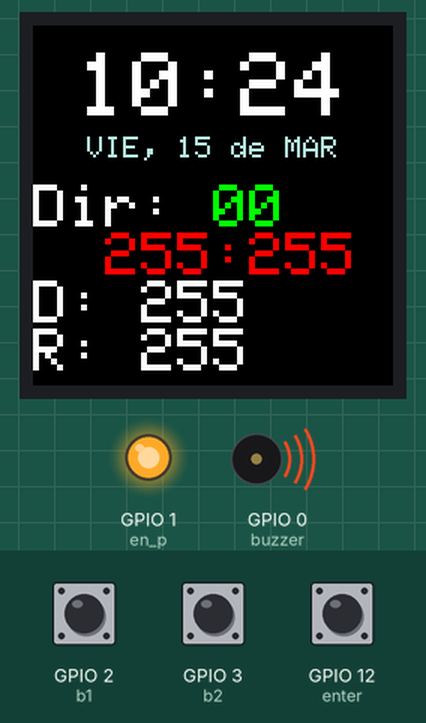
The sketch below on a simulated ESP32. Parts: 240×240 colour display, output pins drawn as LEDs (lit = HIGH), buzzer (waves = sounding, pin HIGH). Inputs (shaded band) come from the test bench; at power-on: GPIO 12 (enter) HIGH, GPIO 2 (b1) HIGH, GPIO 3 (b2) HIGH. The local clock reads 2024-03-15 10:24:30 at power-on unless the sketch sets it; EEPROM starts erased. At 4.6 s the program restarts the board; the recording ends there.

Above: at 1.4 s.
1.5 s: GPIO 12 (enter) pulled LOW for 0.15 s
At 2.8 s:
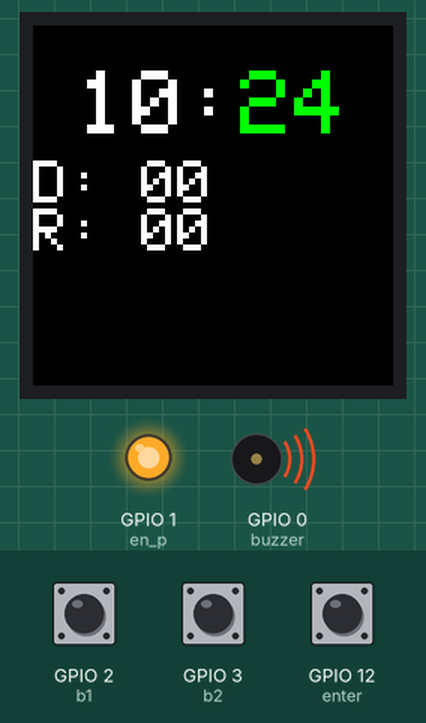
3.3 s: GPIO 12 (enter) pulled LOW for 1 s
At 4.4 s:
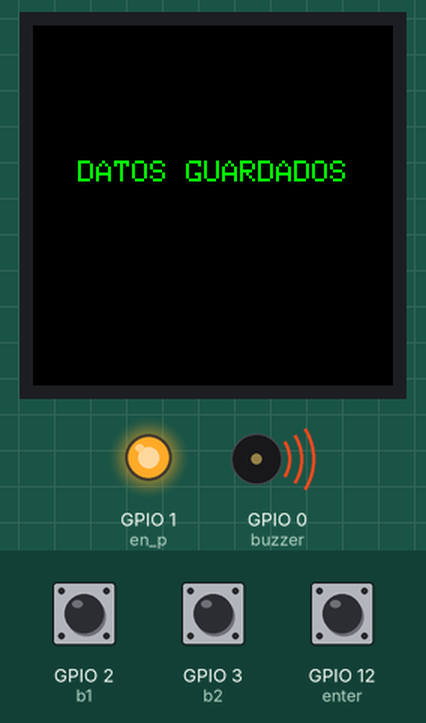
Timing chart, 0 to 4.6 s (numbered marks = the images above; inputs shaded):
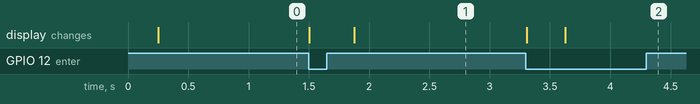

Measured:
- after the input at 1.5 s, the display: first changes at once (image 1 shows a later state)
- after the input at 3.3 s, the display: first changes at once (image 2 shows a later state)

The sketch:

demo_timbre_nano.ino
```cpp
#include "libre.h"
Adafruit_ST7789 tft = Adafruit_ST7789( TFT_CS, TFT_DC, TFT_RST);
//WiFiUDP ntpUDP;
//NTPClient timeClient(ntpUDP, "europe.pool.ntp.org", -14400, 60000);
#define lim 30
const char* ssid = "Familia Juchani";
const char* password = "8884992sc";
int hora_ = 1, minuto_ = 2, duracion_ = 3;
String ss[13] = {};
int c = 0, cc = 0, b,enc,prev_enc;
int add_hora[lim] = {0, 1, 2, 3, 4, 5, 6, 7, 8, 9, 10, 11, 12, 13, 14, 15, 16, 17, 18, 19,20, 21, 22, 23, 24, 25, 26, 27, 28, 29};
int add_minuto[lim] = { 30, 31, 32, 33, 34, 35, 36, 37, 38, 39,40, 41, 42, 43, 44, 45, 46, 47, 48, 49, 50, 51, 52, 53, 54, 55, 56, 57, 58, 59};
int add_duracion[lim] = {60, 61, 62, 63, 64, 65, 66, 67, 68, 69, 70, 71, 72, 73, 74, 75, 76, 77, 78, 79,80,81,82,83,84,85,86,87,88,89};
int add_estado[lim] = {90, 91, 92, 93, 94, 95, 96, 97, 98, 99, 100, 101, 102, 103, 104, 105, 106, 107, 108, 109,110, 111, 112, 113, 114, 115, 116, 117, 118, 119};
int hora[lim], minuto[lim], duracion[lim], estado[lim];
void barrido();
void set_hora();
int reg_hora,reg_minuto,reg_duracion,reg_rep,reg_addr;
String dia;
int dia_,mes,ann;
void setup()   {
//  EEPROM.begin();
    EEPROM.begin(EEPROM_SIZE);//esp32
  // EEPROM.commit();
  //WiFi.begin(ssid, password);
  //timeClient.begin();
  for (int i = 0; i < lim; i++) {
    hora[i] = EEPROM.read(add_hora[i]);
    minuto[i] = EEPROM.read(add_minuto[i]);
    duracion[i] = EEPROM.read(add_duracion[i]);
    estado[i] = EEPROM.read(add_estado[i]);
  }
  //demo_ota();

  tft.init(240, 240, SPI_MODE2);    // SPI_MODE3 es esp32
  barrido(1);
  pinMode(b1, INPUT_PULLUP);
  pinMode(b2, INPUT_PULLUP);
  pinMode(enter, INPUT_PULLUP);
  pinMode(buzzer, OUTPUT);
  pinMode(en_p,OUTPUT);
  digitalWrite(buzzer, 1);
  digitalWrite(en_p, 1);
  tft.setRotation(0);
  if (! rtc.begin()) {
  tft.setCursor(30, 18);             // move cursor to position (28, 27) pixel
  tft.print("ERROR");
    while (1) delay(10);
  }

  if (rtc.lostPower()) {
      rtc.adjust(DateTime(F(__DATE__), F(__TIME__)));
  }
  // rtc.adjust(DateTime(F(__DATE__), F(__TIME__)));
  barrido();
}
void loop() {
 // ArduinoOTA.handle();
 // ntp_con();
 rtc_act();
  bot(lim-1,0);
  if (!digitalRead(enter)) {
  set_hora(c);
  }
  //capa_1();
  front();
  b++;
  cc++;
  delay(1);
  barrido(1);
  dormir();
}

/*
void ntp_con() {
  timeClient.update();
  hora_ = timeClient.getHours();
  minuto_ = timeClient.getMinutes();
}*/

void rtc_act(){
  DateTime now = rtc.now();
  hora_ = now.hour();
  minuto_ = now.minute();
  ann=now.year();
   mes=now.month();
   dia_=now.day();
  dia=daysOfTheWeek[now.dayOfTheWeek()];
  alarma();
}
```

OTAA.ino
```cpp
/*void demo_ota(){
    ArduinoOTA
    .onStart([]() {
      String type;
      if (ArduinoOTA.getCommand() == U_FLASH)
        type = "sketch";
      else // U_SPIFFS
        type = "filesystem";

      // NOTE: if updating SPIFFS this would be the place to unmount SPIFFS using SPIFFS.end()
      Serial.println("Start updating " + type);
    })
    .onEnd([]() {
      Serial.println("\nEnd");
    })
    .onProgress([](unsigned int progress, unsigned int total) {
      Serial.printf("Progress: %u%%\r", (progress / (total / 100)));
    })
    .onError([](ota_error_t error) {
      Serial.printf("Error[%u]: ", error);
      if (error == OTA_AUTH_ERROR) Serial.println("Auth Failed");
      else if (error == OTA_BEGIN_ERROR) Serial.println("Begin Failed");
      else if (error == OTA_CONNECT_ERROR) Serial.println("Connect Failed");
      else if (error == OTA_RECEIVE_ERROR) Serial.println("Receive Failed");
      else if (error == OTA_END_ERROR) Serial.println("End Failed");
    });

  ArduinoOTA.begin();

  }*/
```

botton_conig.ino
```cpp
void bot(int limite,int capa) {
  if (!digitalRead(b1)) {
    c++;
    despertar();
    if (c > limite) {
      c = 0;
    }
    //barrido();
    if(capa==0){
   // front();
    }
    if(capa==1){
     capa_1;
    }
    delay(100);
  }
  if (!digitalRead(b2)) {
    despertar();
    c--;
    if (c < 0) {
      c = limite;
    }
    //barrido();
    if(capa==0){
   // front();
    }
    if(capa==1){
     capa_1;
    }
    delay(100);
  }
}

void barrido() {
  //   tft.fillScreen(TFT_BLACK);
  tft.fillScreen(ST77XX_BLACK);
  b = 0;
}
void barrido(int br) {
  if (b > 1000) {
    b = 0;
    tft.fillScreen(ST77XX_BLACK);

  }
}
```

pantalla_.ino
```cpp
void front(){
 // tft.fillRect(0, 79, tft.width(), 2, ST77XX_BLUE);
 // tft.fillRect(0, 173, tft.width(), 2, ST77XX_BLUE);

  tft.setTextWrap(true);                        // turn off text wrap option
  tft.setTextColor(ST77XX_WHITE, ST77XX_BLACK);  // set text color to white and black background
  tft.setTextSize(6);                 // text size = 2
  tft.setCursor(30, 18);             // move cursor to position (28, 27) pixel
  tft.print(str_num(hora_));
  tft.print(":");
  tft.println(str_num(minuto_));
  tft.setTextSize(1);
  tft.println(" ");
  tft.setTextSize(2);
  tft.setTextColor(gris, ST77XX_BLACK);
  tft.println("   "+dia+", "+str_num(dia_)+" de "+mes_[mes]);
  tft.println(" ");
  tft.setTextColor(ST77XX_WHITE, ST77XX_BLACK);
  tft.setTextSize(4);
  //tft.println(" ");
  tft.print("Dir: ");
  tft.setTextColor(ST77XX_GREEN, ST77XX_BLACK);
  tft.println(str_num(c));

  //tft.setTextSize(4);
  if(hora[c]>6 && hora[c] <20){
  tft.setTextColor(gris, ST77XX_BLACK);
  }
  else{
    tft.setTextColor(ST77XX_RED, ST77XX_BLACK);
  }
  tft.print("  ");
  tft.print(str_num(hora[c]));
  tft.print(":");
  tft.println(str_num(minuto[c]));
  tft.setTextColor(ST77XX_WHITE, ST77XX_BLACK);
   tft.print("D: ");
  tft.println(str_num(duracion[c]));
  tft.print("R: ");
  tft.println(str_num( estado[c]));
//  tft.fillScreen(ST77XX_WHITE);
/*  tft.setTextFont(7);
  tft.setTextSize(1);
  tft.setTextColor(TFT_WHITE);
  tft.setCursor(25, 5);
  tft.print(hora_);
  tft.print(":");
  tft.println(minuto_);
  tft.setTextSize(1);
  tft.setTextFont(4);
  tft.print(c);
  tft.print(" ");
  tft.print(hora[c]);
  tft.print(":");
  tft.print(minuto[c]);
  tft.print(" ");
  tft.println(duracion[c]);*/
}
void capa_1(){
  tft.setTextWrap(true);                        // turn off text wrap option
  tft.setTextColor(ST77XX_WHITE, ST77XX_BLACK);  // set text color to white and black background
  tft.setTextSize(6);                 // text size = 2
  tft.setCursor(30, 30);             // move cursor to position (28, 27) pixel
  tft.print(str_num(c));
  tft.print(":");
  tft.println(str_num(0));
}

String str_num(int n){
  String num;
 if(n<10){
  num="0"+String(n);

 }
 else{
  num=String(n);
 }
 return num;
}
void descanzo(bool encendido){
  if(encendido==1){
 digitalWrite(en_p, 1);
  }
  else{
 digitalWrite(en_p, 0);
  }
}

void dormir(){
  if(cc>100){
    descanzo(0);
  }
}

void despertar(){
    descanzo(1);
    cc=0;
}
```

set_alarma.ino
```cpp
void alarma() {
  enc = minuto_;
  int ena=1;
  if (enc != prev_enc) {
    prev_enc = enc;
    if(dia=="DOM" || dia=="SAB"){
      ena=0;
    }
    for (int adr = 0; adr < lim; adr++) {
      if (hora[adr] == hora_ && minuto_ == minuto[adr] && ena==1) {
        rep_duracion(duracion[adr], estado[adr]);
      }
      //    duracion[i] = EEPROM.read(add_duracion[i]);
      //    estado[i] = EEPROM.read(add_estado[i]);
    }
  }
}
void rep_duracion(int d, int r) {
  if (d != 0 && r != 0) {
    for (int rep = 0; rep < r; rep++) {
      barrido();
      tft.setTextSize(2);                 // text size = 2
      tft.setCursor(70, 90);
      tft.setTextColor(ST77XX_GREEN, ST77XX_BLACK);
      tft.println("ENCENDIDO");
      digitalWrite(buzzer, 0);
      delay(d * 1000);
      barrido();
      tft.setTextSize(2);                 // text size = 2
      tft.setCursor(80, 90);
      tft.setTextColor(ST77XX_RED, ST77XX_BLACK);
      tft.println("APAGADO");
      digitalWrite(buzzer, 1);
      delay(1000);
      barrido();
    }
  }


}
```

set_hora.ino
```cpp
void set_hora(int addr) {
  reg_hora = 0, reg_minuto = minuto_, reg_duracion = 0, reg_rep = 0;
  reg_addr = addr;
  barrido();
  b = 0;
  c = hora_;
  while (1 == 1) {
    rtc_act();
    bot(23, 1);
    tft.setTextWrap(true);                        // turn off text wrap option
    tft.setTextColor(ST77XX_WHITE, ST77XX_BLACK);  // set text color to white and black background
    tft.setTextSize(6);                 // text size = 2
    tft.setCursor(30, 30);
    tft.setTextColor(ST77XX_GREEN, ST77XX_BLACK);
    tft.print(str_num(c));
    tft.setTextColor(ST77XX_WHITE, ST77XX_BLACK);
    tft.print(":");
    tft.println(str_num(reg_minuto));
    tft.println(" ");
    tft.setTextSize(4);
    tft.setCursor(0, 90);             // move cursor to position (28, 27) pixel
    tft.print("D: ");
    tft.println(str_num(reg_duracion));
    tft.print("R: ");
    tft.println(str_num(reg_rep));
    delay(1);
    barrido(1);
    if (!digitalRead(enter)) {
      reg_hora = c;
      set_minutos();
    }
    b++;
  }
}


void set_minutos() {
  barrido();
  c = minuto_;
  b = 0;
  while (1 == 1) {
    rtc_act();
    bot(59, 1);
    tft.setTextWrap(true);                        // turn off text wrap option
    tft.setTextColor(ST77XX_WHITE, ST77XX_BLACK);  // set text color to white and black background
    tft.setTextSize(6);                 // text size = 2
    tft.setCursor(30, 30);             // move cursor to position (28, 27) pixel
    tft.print(str_num(reg_hora));
    tft.print(":");
    tft.setTextColor(ST77XX_GREEN, ST77XX_BLACK);
    tft.println(str_num(c));
    tft.setTextColor(ST77XX_WHITE, ST77XX_BLACK);
    tft.println(" ");
    tft.setTextSize(4);
    tft.setCursor(0, 90);             // move cursor to position (28, 27) pixel
    tft.print("D: ");
    tft.println(str_num(reg_duracion));
    tft.print("R: ");
    tft.println(str_num(reg_rep));
    if (!digitalRead(enter)) {
      reg_minuto = c;
      set_duracion();

    }
    b++;
    delay(1);
    barrido(1);

  }
}
//reg_duracion,reg_rep
void set_duracion() {
  barrido();
  c = 0;
  b = 0;

  while (1 == 1) {
    rtc_act();
    bot(5, 1);
    tft.setTextWrap(true);                        // turn off text wrap option
    tft.setTextColor(ST77XX_WHITE, ST77XX_BLACK);  // set text color to white and black background
    tft.setTextSize(6);                 // text size = 2
    tft.setCursor(30, 30);             // move cursor to position (28, 27) pixel
    tft.print(str_num(reg_hora));
    tft.print(":");
    tft.println(str_num(reg_minuto));
    tft.println(" ");
    tft.setTextSize(4);
    tft.setCursor(0, 90);             // move cursor to position (28, 27) pixel
    tft.print("D: ");
    tft.setTextColor(ST77XX_GREEN, ST77XX_BLACK);
    tft.println(str_num(c));
    tft.setTextColor(ST77XX_WHITE, ST77XX_BLACK);
    tft.print("R: ");
    tft.println(str_num(reg_rep));
    if (!digitalRead(enter)) {
      // set_minutos();
      reg_duracion = c;
      set_repeticion();
    }
    b++;
    delay(1);
    barrido(1);

  }
}
void set_repeticion() {
  barrido();
  c = 0;
  b = 0;
  while (1 == 1) {
    rtc_act();
    bot(4, 1);
    tft.setTextWrap(true);                        // turn off text wrap option
    tft.setTextColor(ST77XX_WHITE, ST77XX_BLACK);  // set text color to white and black background
    tft.setTextSize(6);                 // text size = 2
    tft.setCursor(30, 30);             // move cursor to position (28, 27) pixel
    tft.print(str_num(reg_hora));
    tft.print(":");
    tft.println(str_num(reg_minuto));
    tft.println(" ");
    tft.setTextSize(4);
    tft.setCursor(0, 90);             // move cursor to position (28, 27) pixel
    tft.print("D: ");

    tft.println(str_num(reg_duracion));
    tft.print("R: ");
    tft.setTextColor(ST77XX_GREEN, ST77XX_BLACK);
    tft.println(str_num(c));
    tft.setTextColor(ST77XX_WHITE, ST77XX_BLACK);
    if (!digitalRead(enter)) {
      // set_minutos();
      reg_rep = c;
      validacion();
    }
    b++;
    delay(1);
    barrido(1);

  }
}
//reg_hora=0,reg_minuto=0,reg_duracion=0,reg_rep=0;
void validacion() {
  barrido();
  c = 0;
  b = 0;
  while (1 == 1) {
    rtc_act();
    bot(2, 1);
    String resp[] = {"SI", "NO","PROBAR"};
    tft.setTextWrap(true);                        // turn off text wrap option
    tft.setTextColor(ST77XX_WHITE, ST77XX_BLACK);  // set text color to white and black background
    tft.setTextSize(2);                 // text size = 2
    tft.setCursor(40, 30);
    tft.setTextColor(gris, ST77XX_BLACK);
    tft.println("GUARDAR DATOS:");
    tft.setTextColor(ST77XX_WHITE, ST77XX_BLACK);
    tft.println(" ");
    tft.setTextSize(4);
    tft.print("  ");
    tft.print(str_num(reg_hora));
    tft.print(":");
    tft.println(str_num(reg_minuto));
    tft.println(" ");
    tft.print("D: ");
    tft.println(str_num(reg_duracion));
    tft.print("R: ");
    tft.println(str_num(reg_rep));

    if (c == 0) {
      tft.print("    ");
      tft.setTextColor(ST77XX_WHITE, ST77XX_GREEN);
      tft.print(resp[c]);
      tft.setTextColor(ST77XX_WHITE, ST77XX_BLACK);
      tft.print("    ");
    }
    else if(c==1) {
      tft.print("    ");
      tft.setTextColor(ST77XX_WHITE, ST77XX_RED);
      tft.print(resp[c]);
      tft.setTextColor(ST77XX_WHITE, ST77XX_BLACK);
      tft.print("    ");
    }
    else if(c==2) {

      tft.print("  ");
      tft.setTextColor(ST77XX_WHITE, gris);
      tft.print(resp[c]);
    }


    if (!digitalRead(enter) && c == 0) {
      EEPROM.write(add_hora[reg_addr], reg_hora);
      EEPROM.write(add_minuto[reg_addr], reg_minuto);
      EEPROM.write(add_duracion[reg_addr], reg_duracion);
      EEPROM.write(add_estado[reg_addr], reg_rep);
      EEPROM.commit();
      barrido();
      tft.setTextSize(2);                 // text size = 2
      tft.setCursor(30, 90);
      tft.setTextColor(ST77XX_GREEN, ST77XX_BLACK);
      tft.println("DATOS GUARDADOS");
      delay(1000);
      ESP.restart();
    }
    if (!digitalRead(enter) && c == 1) {
      barrido();
      tft.setTextSize(2);                 // text size = 2
      tft.setCursor(10, 90);
      tft.setTextColor(ST77XX_RED, ST77XX_BLACK);
      tft.println("DATOS NO GUARDADOS");
      delay(1000);
      ESP.restart();
    }
    if (!digitalRead(enter) && c == 2) {
      rep_duracion(reg_duracion,reg_rep);
      barrido();
    }


    b++;
    delay(1);
    barrido(1);

  }
}
```

libre.h
```cpp
#include "RTClib.h"
#include <Adafruit_GFX.h>    // Core graphics library
#include <Adafruit_ST7789.h> // Hardware-specific library for ST7789
#include <SPI.h>
#include <EEPROM.h>
//#include <NTPClient.h>
//#include <WiFi.h> // for WiFi shield
//#include <WiFiUdp.h>
//#include <ESPmDNS.h>
//#include <ArduinoOTA.h>

#define EEPROM_SIZE 150
#define b1 2
#define b2 3//2
#define enter 12
#define buzzer 0
#define en_p 1
#define TFT_CS        -1 // PyBadge/PyGamer display control pins: chip select
#define TFT_RST       15 // Display reset
#define TFT_DC        16 // Display data/command select
#define gris 0x3fb73b
RTC_DS3231 rtc;
char daysOfTheWeek[7][12] = {"DOM", "LUN", "MAR", "MIE", "JUE", "VIE", "SAB"};
String mes_[]{"","ENE","FEB","MAR","ABR","MAY","JUN","JUL","AGO","SEP","OCT","NOV","DIC"};
```
